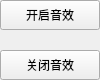
<?xml version="1.0" encoding="UTF-8"?>
<ui version="4.0">
 <class>SoundOpenClose</class>
 <widget class="QWidget" name="SoundOpenClose">
  <property name="geometry">
   <rect>
    <x>0</x>
    <y>0</y>
    <width>100</width>
    <height>80</height>
   </rect>
  </property>
  <property name="minimumSize">
   <size>
    <width>100</width>
    <height>80</height>
   </size>
  </property>
  <property name="maximumSize">
   <size>
    <width>100</width>
    <height>80</height>
   </size>
  </property>
  <property name="windowTitle">
   <string>Form</string>
  </property>
  <widget class="QPushButton" name="pb_soundOpen">
   <property name="geometry">
    <rect>
     <x>0</x>
     <y>0</y>
     <width>100</width>
     <height>30</height>
    </rect>
   </property>
   <property name="text">
    <string>开启音效</string>
   </property>
  </widget>
  <widget class="QPushButton" name="pb_soundClose">
   <property name="geometry">
    <rect>
     <x>0</x>
     <y>50</y>
     <width>100</width>
     <height>30</height>
    </rect>
   </property>
   <property name="text">
    <string>关闭音效</string>
   </property>
  </widget>
  <widget class="QLabel" name="lb_background">
   <property name="geometry">
    <rect>
     <x>0</x>
     <y>0</y>
     <width>100</width>
     <height>80</height>
    </rect>
   </property>
   <property name="text">
    <string/>
   </property>
  </widget>
  <zorder>lb_background</zorder>
  <zorder>pb_soundOpen</zorder>
  <zorder>pb_soundClose</zorder>
 </widget>
 <resources/>
 <connections/>
</ui>
